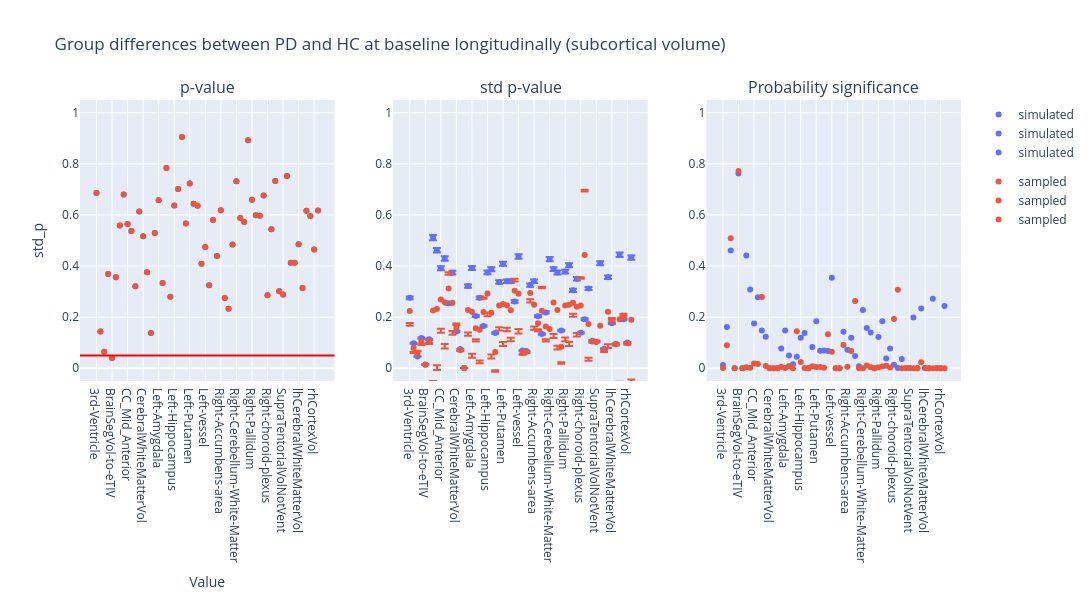

The notebook cell this image was saved under:
### Code cell
plot_dumbbell(
    ancova_longitudinal_subcortical_volume,
    "Group differences between PD and HC at baseline longitudinally (subcortical volume)",
    "group",
)

### Figure 1 — Plotly figure (JSON) as saved in the notebook; plotly's stock layout.template omitted (floating-point values rounded to 4 significant figures)
{"data": [{"hovertemplate": "group=simulated<br>region=%{x}<br>p_value=%{y}<extra></extra>", "legendgroup": "simulated", "marker": {"color": "#636efa", "symbol": "circle"}, "mode": "markers", "name": "simulated", "orientation": "v", "showlegend": true, "type": "scatter", "x": ["3rd-Ventricle", "4th-Ventricle", "Brain-Stem", "BrainSegVol", "BrainSegVol-to-eTIV", "BrainSegVolNotVent", "CC_Anterior", "CC_Central", "CC_Mid_Anterior", "CC_Mid_Posterior", "CC_Posterior", "CSF", "CerebralWhiteMatterVol", "CortexVol", "EstimatedTotalIntraCranialVol", "Left-Accumbens-area", "Left-Amygdala", "Left-Caudate", "Left-Cerebellum-Cortex", "Left-Cerebellum-White-Matter", "Left-Hippocampus", "Left-Inf-Lat-Vent", "Left-Lateral-Ventricle", "Left-Pallidum", "Left-Putamen", "Left-Thalamus", "Left-VentralDC", "Left-choroid-plexus", "Left-vessel", "MaskVol", "MaskVol-to-eTIV", "Optic-Chiasm", "Right-Accumbens-area", "Right-Amygdala", "Right-Caudate", "Right-Cerebellum-Cortex", "Right-Cerebellum-White-Matter", "Right-Hippocampus", "Right-Inf-Lat-Vent", "Right-Lateral-Ventricle", "Right-Pallidum", "Right-Putamen", "Right-Thalamus", "Right-VentralDC", "Right-choroid-plexus", "Right-vessel", "SubCortGrayVol", "SupraTentorialVol", "SupraTentorialVolNotVent", "SurfaceHoles", "TotalGrayVol", "WM-hypointensities", "lhCerebralWhiteMatterVol", "lhCortexVol", "lhSurfaceHoles", "rhCerebralWhiteMatterVol", "rhCortexVol", "rhSurfaceHoles"], "xaxis": "x", "y": [0.686, 0.1441, 0.06452, 0.3687, 0.04043, 0.3562, 0.5584, 0.6804, 0.5644, 0.5368, 0.3213, 0.6134, 0.517, 0.3753, 0.1379, 0.5292, 0.658, 0.3341, 0.7842, 0.2803, 0.6373, 0.7019, 0.9053, 0.5662, 0.7234, 0.6438, 0.6358, 0.4086, 0.4746, 0.3246, 0.5798, 0.4392, 0.6189, 0.2745, 0.2327, 0.4843, 0.7322, 0.5883, 0.5728, 0.8921, 0.6592, 0.5991, 0.5971, 0.6761, 0.2853, 0.5438, 0.7331, 0.3011, 0.2888, 0.7524, 0.4134, 0.4126, 0.4849, 0.3141, 0.6168, 0.5958, 0.4645, 0.6178], "yaxis": "y"}, {"hovertemplate": "group=sampled<br>region=%{x}<br>p_value=%{y}<extra></extra>", "legendgroup": "sampled", "marker": {"color": "#EF553B", "symbol": "circle"}, "mode": "markers", "name": "sampled", "orientation": "v", "showlegend": true, "type": "scatter", "x": ["3rd-Ventricle", "4th-Ventricle", "Brain-Stem", "BrainSegVol", "BrainSegVol-to-eTIV", "BrainSegVolNotVent", "CC_Anterior", "CC_Central", "CC_Mid_Anterior", "CC_Mid_Posterior", "CC_Posterior", "CSF", "CerebralWhiteMatterVol", "CortexVol", "EstimatedTotalIntraCranialVol", "Left-Accumbens-area", "Left-Amygdala", "Left-Caudate", "Left-Cerebellum-Cortex", "Left-Cerebellum-White-Matter", "Left-Hippocampus", "Left-Inf-Lat-Vent", "Left-Lateral-Ventricle", "Left-Pallidum", "Left-Putamen", "Left-Thalamus", "Left-VentralDC", "Left-choroid-plexus", "Left-vessel", "MaskVol", "MaskVol-to-eTIV", "Optic-Chiasm", "Right-Accumbens-area", "Right-Amygdala", "Right-Caudate", "Right-Cerebellum-Cortex", "Right-Cerebellum-White-Matter", "Right-Hippocampus", "Right-Inf-Lat-Vent", "Right-Lateral-Ventricle", "Right-Pallidum", "Right-Putamen", "Right-Thalamus", "Right-VentralDC", "Right-choroid-plexus", "Right-vessel", "SubCortGrayVol", "SupraTentorialVol", "SupraTentorialVolNotVent", "SurfaceHoles", "TotalGrayVol", "WM-hypointensities", "lhCerebralWhiteMatterVol", "lhCortexVol", "lhSurfaceHoles", "rhCerebralWhiteMatterVol", "rhCortexVol", "rhSurfaceHoles"], "xaxis": "x", "y": [0.686, 0.1441, 0.06452, 0.3687, 0.04043, 0.3562, 0.5584, 0.6804, 0.5644, 0.5368, 0.3213, 0.6134, 0.517, 0.3753, 0.1379, 0.5292, 0.658, 0.3341, 0.7842, 0.2803, 0.6373, 0.7019, 0.9053, 0.5662, 0.7234, 0.6438, 0.6358, 0.4086, 0.4746, 0.3246, 0.5798, 0.4392, 0.6189, 0.2745, 0.2327, 0.4843, 0.7322, 0.5883, 0.5728, 0.8921, 0.6592, 0.5991, 0.5971, 0.6761, 0.2853, 0.5438, 0.7331, 0.3011, 0.2888, 0.7524, 0.4134, 0.4126, 0.4849, 0.3141, 0.6168, 0.5958, 0.4645, 0.6178], "yaxis": "y"}, {"error_y": {"array": [0.005373, 0.001911, 0.0008979, 0.002301, 0.0002906, 0.002201, 0.009958, 0.008999, 0.007619, 0.008366, 0.004947, 0.007282, 0.002807, 0.001459, 2.241e-05, 0.006268, 0.007641, 0.003984, 0.005372, 0.003221, 0.007301, 0.007551, 0.002689, 0.006575, 0.007964, 0.006637, 0.006633, 0.005091, 0.008524, 0.001343, 0.001306, 0.006338, 0.006632, 0.003961, 0.002611, 0.004252, 0.008319, 0.007559, 0.007299, 0.002882, 0.007367, 0.007853, 0.005936, 0.006816, 0.002698, 0.003735, 0.006079, 0.002104, 0.001996, 0.008009, 0.001493, 0.006931, 0.003432, 0.001875, 0.008658, 0.003725, 0.001967, 0.008436], "arrayminus": [0.005482, 0.00195, 0.0009161, 0.002347, 0.0002965, 0.002245, 0.01016, 0.009181, 0.007773, 0.008536, 0.005047, 0.007429, 0.002864, 0.001488, 2.287e-05, 0.006395, 0.007796, 0.004065, 0.005481, 0.003286, 0.007449, 0.007704, 0.002743, 0.006708, 0.008125, 0.006771, 0.006767, 0.005194, 0.008696, 0.001371, 0.001333, 0.006466, 0.006766, 0.004041, 0.002664, 0.004338, 0.008487, 0.007712, 0.007447, 0.00294, 0.007516, 0.008012, 0.006056, 0.006954, 0.002752, 0.003811, 0.006202, 0.002146, 0.002037, 0.008171, 0.001524, 0.007072, 0.003501, 0.001913, 0.008833, 0.0038, 0.002007, 0.008606]}, "hovertemplate": "group=simulated<br>region=%{x}<br>std_p=%{y}<extra></extra>", "legendgroup": "simulated", "marker": {"color": "#636efa", "symbol": "circle"}, "mode": "markers", "name": "simulated", "orientation": "v", "showlegend": true, "type": "scatter", "x": ["3rd-Ventricle", "4th-Ventricle", "Brain-Stem", "BrainSegVol", "BrainSegVol-to-eTIV", "BrainSegVolNotVent", "CC_Anterior", "CC_Central", "CC_Mid_Anterior", "CC_Mid_Posterior", "CC_Posterior", "CSF", "CerebralWhiteMatterVol", "CortexVol", "EstimatedTotalIntraCranialVol", "Left-Accumbens-area", "Left-Amygdala", "Left-Caudate", "Left-Cerebellum-Cortex", "Left-Cerebellum-White-Matter", "Left-Hippocampus", "Left-Inf-Lat-Vent", "Left-Lateral-Ventricle", "Left-Pallidum", "Left-Putamen", "Left-Thalamus", "Left-VentralDC", "Left-choroid-plexus", "Left-vessel", "MaskVol", "MaskVol-to-eTIV", "Optic-Chiasm", "Right-Accumbens-area", "Right-Amygdala", "Right-Caudate", "Right-Cerebellum-Cortex", "Right-Cerebellum-White-Matter", "Right-Hippocampus", "Right-Inf-Lat-Vent", "Right-Lateral-Ventricle", "Right-Pallidum", "Right-Putamen", "Right-Thalamus", "Right-VentralDC", "Right-choroid-plexus", "Right-vessel", "SubCortGrayVol", "SupraTentorialVol", "SupraTentorialVolNotVent", "SurfaceHoles", "TotalGrayVol", "WM-hypointensities", "lhCerebralWhiteMatterVol", "lhCortexVol", "lhSurfaceHoles", "rhCerebralWhiteMatterVol", "rhCortexVol", "rhSurfaceHoles"], "xaxis": "x2", "y": [0.2759, 0.09815, 0.0461, 0.1181, 0.01492, 0.113, 0.5113, 0.4621, 0.3912, 0.4296, 0.254, 0.3739, 0.1441, 0.0749, 0.001151, 0.3219, 0.3924, 0.2046, 0.2759, 0.1654, 0.3749, 0.3877, 0.1381, 0.3376, 0.4089, 0.3408, 0.3406, 0.2614, 0.4377, 0.06898, 0.06708, 0.3254, 0.3405, 0.2034, 0.1341, 0.2183, 0.4272, 0.3881, 0.3748, 0.148, 0.3783, 0.4032, 0.3048, 0.35, 0.1385, 0.1918, 0.3122, 0.108, 0.1025, 0.4112, 0.07669, 0.3559, 0.1762, 0.09626, 0.4445, 0.1913, 0.101, 0.4331], "yaxis": "y2"}, {"error_y": {"array": [-0.04678, -0.01658, 0.01143, -0.01009, -0.0006239, -0.00567, -0.2755, -0.2209, -0.1144, -0.1633, 0.06352, -0.1106, 0.01667, -0.002118, 1.619e-05, -0.08783, -0.164, -0.04373, -0.1202, 0.05793, -0.07456, -0.1633, -0.07183, -0.08523, -0.1491, -0.08783, -0.1073, 0.04694, -0.1379, -0.006308, -0.001734, -0.02454, -0.08506, -0.02332, 0.09363, -0.05042, -0.2654, -0.1235, -0.14, -0.06099, -0.1254, -0.1465, -0.04277, -0.1028, 0.1101, 0.2555, -0.1325, -0.0009467, 0.004162, -0.2371, -0.004514, -0.1277, 0.01202, -0.0006078, -0.2445, 0.01281, -0.001354, -0.2346], "arrayminus": [0.05763, 0.02044, -0.009621, 0.01474, 0.001211, 0.01012, 0.2957, 0.2391, 0.1298, 0.1802, -0.05352, 0.1253, -0.011, 0.005065, 2.909e-05, 0.1005, 0.1794, 0.05178, 0.131, -0.05142, 0.08931, 0.1786, 0.07727, 0.09852, 0.1652, 0.1012, 0.1207, -0.03665, 0.1551, 0.009022, 0.004374, 0.03735, 0.09846, 0.03132, -0.08836, 0.05901, 0.2822, 0.1387, 0.1547, 0.06681, 0.1403, 0.1623, 0.05476, 0.1166, -0.1047, -0.248, 0.1447, 0.005196, -0.0001292, 0.2533, 0.007532, 0.1417, -0.005085, 0.004395, 0.262, -0.005281, 0.005328, 0.2516]}, "hovertemplate": "group=sampled<br>region=%{x}<br>std_p=%{y}<extra></extra>", "legendgroup": "sampled", "marker": {"color": "#EF553B", "symbol": "circle"}, "mode": "markers", "name": "sampled", "orientation": "v", "showlegend": true, "type": "scatter", "x": ["3rd-Ventricle", "4th-Ventricle", "Brain-Stem", "BrainSegVol", "BrainSegVol-to-eTIV", "BrainSegVolNotVent", "CC_Anterior", "CC_Central", "CC_Mid_Anterior", "CC_Mid_Posterior", "CC_Posterior", "CSF", "CerebralWhiteMatterVol", "CortexVol", "EstimatedTotalIntraCranialVol", "Left-Accumbens-area", "Left-Amygdala", "Left-Caudate", "Left-Cerebellum-Cortex", "Left-Cerebellum-White-Matter", "Left-Hippocampus", "Left-Inf-Lat-Vent", "Left-Lateral-Ventricle", "Left-Pallidum", "Left-Putamen", "Left-Thalamus", "Left-VentralDC", "Left-choroid-plexus", "Left-vessel", "MaskVol", "MaskVol-to-eTIV", "Optic-Chiasm", "Right-Accumbens-area", "Right-Amygdala", "Right-Caudate", "Right-Cerebellum-Cortex", "Right-Cerebellum-White-Matter", "Right-Hippocampus", "Right-Inf-Lat-Vent", "Right-Lateral-Ventricle", "Right-Pallidum", "Right-Putamen", "Right-Thalamus", "Right-VentralDC", "Right-choroid-plexus", "Right-vessel", "SubCortGrayVol", "SupraTentorialVol", "SupraTentorialVolNotVent", "SurfaceHoles", "TotalGrayVol", "WM-hypointensities", "lhCerebralWhiteMatterVol", "lhCortexVol", "lhSurfaceHoles", "rhCerebralWhiteMatterVol", "rhCortexVol", "rhSurfaceHoles"], "xaxis": "x2", "y": [0.2237, 0.07966, 0.05664, 0.1058, 0.01401, 0.1051, 0.2258, 0.2322, 0.2692, 0.2579, 0.3126, 0.2561, 0.158, 0.07133, 0.001145, 0.2278, 0.2207, 0.1569, 0.1503, 0.2201, 0.293, 0.2169, 0.06353, 0.2458, 0.2519, 0.2463, 0.2266, 0.3033, 0.2912, 0.06133, 0.06404, 0.2946, 0.2489, 0.1761, 0.2251, 0.1636, 0.1534, 0.2571, 0.2275, 0.08409, 0.2455, 0.2489, 0.2561, 0.2403, 0.2459, 0.4436, 0.1736, 0.105, 0.1047, 0.1661, 0.07068, 0.2212, 0.1848, 0.09378, 0.1914, 0.2003, 0.09767, 0.1902], "yaxis": "y2"}, {"hovertemplate": "group=simulated<br>region=%{x}<br>psig=%{y}<extra></extra>", "legendgroup": "simulated", "marker": {"color": "#636efa", "symbol": "circle"}, "mode": "markers", "name": "simulated", "orientation": "v", "showlegend": true, "type": "scatter", "x": ["3rd-Ventricle", "4th-Ventricle", "Brain-Stem", "BrainSegVol", "BrainSegVol-to-eTIV", "BrainSegVolNotVent", "CC_Anterior", "CC_Central", "CC_Mid_Anterior", "CC_Mid_Posterior", "CC_Posterior", "CSF", "CerebralWhiteMatterVol", "CortexVol", "EstimatedTotalIntraCranialVol", "Left-Accumbens-area", "Left-Amygdala", "Left-Caudate", "Left-Cerebellum-Cortex", "Left-Cerebellum-White-Matter", "Left-Hippocampus", "Left-Inf-Lat-Vent", "Left-Lateral-Ventricle", "Left-Pallidum", "Left-Putamen", "Left-Thalamus", "Left-VentralDC", "Left-choroid-plexus", "Left-vessel", "MaskVol", "MaskVol-to-eTIV", "Optic-Chiasm", "Right-Accumbens-area", "Right-Amygdala", "Right-Caudate", "Right-Cerebellum-Cortex", "Right-Cerebellum-White-Matter", "Right-Hippocampus", "Right-Inf-Lat-Vent", "Right-Lateral-Ventricle", "Right-Pallidum", "Right-Putamen", "Right-Thalamus", "Right-VentralDC", "Right-choroid-plexus", "Right-vessel", "SubCortGrayVol", "SupraTentorialVol", "SupraTentorialVolNotVent", "SurfaceHoles", "TotalGrayVol", "WM-hypointensities", "lhCerebralWhiteMatterVol", "lhCortexVol", "lhSurfaceHoles", "rhCerebralWhiteMatterVol", "rhCortexVol", "rhSurfaceHoles"], "xaxis": "x3", "y": [0.01256, 0.161, 0.4605, 8.058e-05, 0.7621, 7.184e-05, 0.4416, 0.308, 0.1751, 0.2775, 0.1482, 0.1235, 7.488e-06, 1.593e-10, 0.0, 0.07702, 0.1475, 0.04992, 0.01557, 0.04453, 0.1194, 0.1377, 1.289e-05, 0.08324, 0.1838, 0.06816, 0.06911, 0.06713, 0.3547, 4.196e-09, 6.609e-27, 0.1427, 0.07219, 0.1189, 0.04789, 0.007275, 0.2284, 0.1579, 0.1398, 2.293e-05, 0.1218, 0.1838, 0.03813, 0.07686, 0.01338, 0.0006211, 0.03594, 0.0006478, 0.0006317, 0.1982, 4.054e-12, 0.2341, 0.0006391, 5.436e-05, 0.2717, 0.0002569, 3.87e-09, 0.2436], "yaxis": "y3"}, {"hovertemplate": "group=sampled<br>region=%{x}<br>psig=%{y}<extra></extra>", "legendgroup": "sampled", "marker": {"color": "#EF553B", "symbol": "circle"}, "mode": "markers", "name": "sampled", "orientation": "v", "showlegend": true, "type": "scatter", "x": ["3rd-Ventricle", "4th-Ventricle", "Brain-Stem", "BrainSegVol", "BrainSegVol-to-eTIV", "BrainSegVolNotVent", "CC_Anterior", "CC_Central", "CC_Mid_Anterior", "CC_Mid_Posterior", "CC_Posterior", "CSF", "CerebralWhiteMatterVol", "CortexVol", "EstimatedTotalIntraCranialVol", "Left-Accumbens-area", "Left-Amygdala", "Left-Caudate", "Left-Cerebellum-Cortex", "Left-Cerebellum-White-Matter", "Left-Hippocampus", "Left-Inf-Lat-Vent", "Left-Lateral-Ventricle", "Left-Pallidum", "Left-Putamen", "Left-Thalamus", "Left-VentralDC", "Left-choroid-plexus", "Left-vessel", "MaskVol", "MaskVol-to-eTIV", "Optic-Chiasm", "Right-Accumbens-area", "Right-Amygdala", "Right-Caudate", "Right-Cerebellum-Cortex", "Right-Cerebellum-White-Matter", "Right-Hippocampus", "Right-Inf-Lat-Vent", "Right-Lateral-Ventricle", "Right-Pallidum", "Right-Putamen", "Right-Thalamus", "Right-VentralDC", "Right-choroid-plexus", "Right-vessel", "SubCortGrayVol", "SupraTentorialVol", "SupraTentorialVolNotVent", "SurfaceHoles", "TotalGrayVol", "WM-hypointensities", "lhCerebralWhiteMatterVol", "lhCortexVol", "lhSurfaceHoles", "rhCerebralWhiteMatterVol", "rhCortexVol", "rhSurfaceHoles"], "xaxis": "x3", "y": [0.001194, 0.08979, 0.509, 9.979e-06, 0.7719, 1.913e-05, 0.003765, 0.001968, 0.01836, 0.01643, 0.2789, 0.008287, 4.863e-05, 1.813e-11, 0.0, 0.005881, 0.001131, 0.008758, 5.358e-07, 0.1445, 0.02399, 0.0007422, 2.171e-23, 0.008172, 0.004921, 0.004632, 0.001848, 0.1327, 0.06453, 3.751e-11, 2.164e-29, 0.09134, 0.006011, 0.06714, 0.2631, 0.0002195, 6.018e-07, 0.01028, 0.003474, 6.177e-15, 0.004138, 0.006953, 0.009285, 0.00304, 0.1931, 0.3071, 1.327e-05, 0.0004455, 0.0008199, 5.18e-06, 4.998e-14, 0.0237, 0.001191, 3.408e-05, 0.0001947, 0.0005213, 1.095e-09, 0.0001728], "yaxis": "y3"}], "layout": {"annotations": [{"font": {"size": 16}, "showarrow": false, "text": "p-value", "x": 0.1444, "xanchor": "center", "xref": "paper", "y": 1.0, "yanchor": "bottom", "yref": "paper"}, {"font": {"size": 16}, "showarrow": false, "text": "std p-value", "x": 0.5, "xanchor": "center", "xref": "paper", "y": 1.0, "yanchor": "bottom", "yref": "paper"}, {"font": {"size": 16}, "showarrow": false, "text": "Probability significance", "x": 0.8556, "xanchor": "center", "xref": "paper", "y": 1.0, "yanchor": "bottom", "yref": "paper"}], "height": 600, "hovermode": "closest", "shapes": [{"line": {"color": "red", "width": 2}, "type": "line", "x0": 0, "x1": 1, "xref": "x domain", "y0": 0.05, "y1": 0.05, "yref": "y"}], "title": {"text": "Group differences between PD and HC at baseline longitudinally (subcortical volume)"}, "width": 1400, "xaxis": {"anchor": "y", "domain": [0.0, 0.2889], "title": {"text": "Value"}}, "xaxis2": {"anchor": "y2", "domain": [0.3556, 0.6444]}, "xaxis3": {"anchor": "y3", "domain": [0.7111, 1.0]}, "yaxis": {"anchor": "x", "domain": [0.0, 1.0], "range": [-0.05, 1.05], "title": {"text": "std_p"}}, "yaxis2": {"anchor": "x2", "domain": [0.0, 1.0], "range": [-0.05, 1.05]}, "yaxis3": {"anchor": "x3", "domain": [0.0, 1.0], "range": [-0.05, 1.05]}}}
